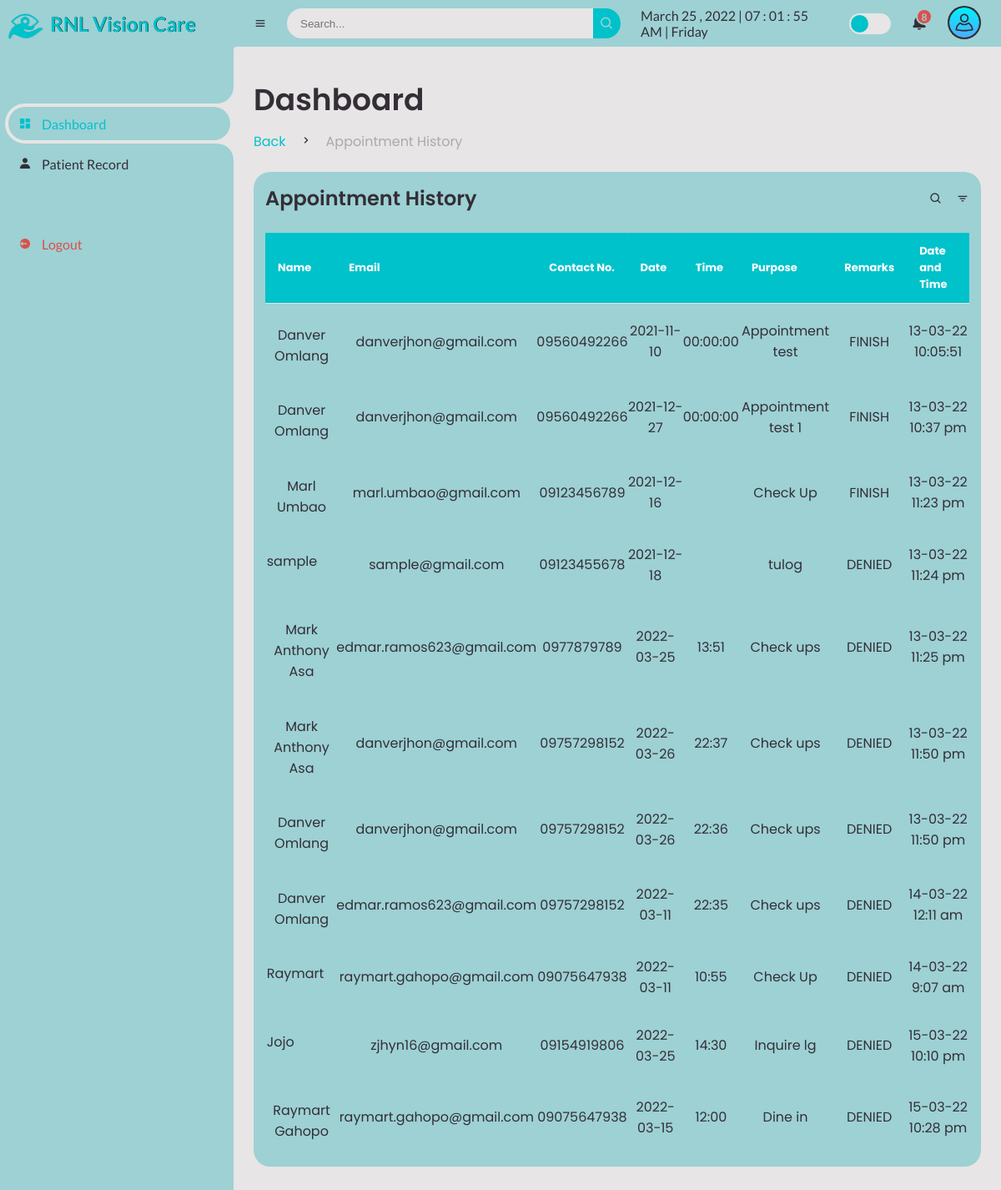
Screenshot of /doctor/d-appointment-history.php (signed in) with the database file from the repository.
### tables this page shows
CREATE TABLE `appointment_history` (
  `app_id` int(11) NOT NULL,
  `app_name` varchar(255) DEFAULT NULL,
  `app_email` varchar(150) DEFAULT NULL,
  `app_contact` varchar(150) DEFAULT NULL,
  `app_date` varchar(255) DEFAULT NULL,
  `app_time` varchar(255) DEFAULT NULL,
  `app_purpose` varchar(255) DEFAULT NULL,
  `app_remarks` varchar(255) DEFAULT NULL,
  `app_DateTime` varchar(255) DEFAULT NULL,
  PRIMARY KEY (`app_id`)
);

### doctor/d-appointment-history.php (the view, shortened to what this page needs)
<?php
include("../conn.php");
?>
<!DOCTYPE html>
<html lang="en">
<head>
	<link href='https://unpkg.com/boxicons@2.0.9/css/boxicons.min.css' rel='stylesheet'>
	<link rel="stylesheet" href="css\sys_style.css">
</head>
<body>
	<section id="sidebar">
		<a href="#" class="brand">
			<img src="images\logo.png" alt="" width="60px;">
			<span class="text"  style="text-shadow:0.5px 0px #000;">RNL Vision Care</span>
		</a>
		<ul class="side-menu top">
			<li class="active">
				<a href="dashboard.php">
					<i class='bx bxs-dashboard' ></i>
					<span class="text">Dashboard</span>
				</a>
			</li>
			<li>
				<a href="patient-record.php">
					<i class='bx bxs-user' ></i>
					<span class="text">Patient Record</span>
				</a>
			</li>
		</ul>
		<ul class="side-menu">
			<li>
				<a href="logout.php" class="logout">
					<i class='bx bxs-log-out-circle' ></i>
					<span class="text">Logout</span>
				</a>
			</li>
		</ul>
	</section>
	<section id="content">
		<nav>
			<i class='bx bx-menu' ></i>
			<form action="#">
				<div class="form-input">
					<input type="search" placeholder="Search...">
					<button type="submit" class="search-btn"><i class='bx bx-search' ></i></button>
				</div>
			</form>
			<div id="digital-clock"></div>
			<label for="switch-mode" class="switch-mode"></label>
			<div class="dropdown2">
			<a href="#" class="notification">
				<span class="num">8</span>
			</a>
			</div>
			<div class="dropdown1">
			<img src="img\user.png" alt="" width="40px" class="userlogo">
			</div>
		</nav>
		<main>
			<div class="head-title">
				<div class="left">
					<h1>Dashboard</h1>
					<ul class="breadcrumb">
						<li>
							<a class="active" href="dashboard.php">Back</a>
						</li>
						<li><i class='bx bx-chevron-right' ></i></li>
						<li>
							<a  href="d-appointment-history.php">Appointment History</a>
						</li>
					</ul>
				</div>
			</div>
			<div class="table-data">
				<div class="order">
					<div class="head">
						<h3>Appointment History</h3>
						<i class='bx bx-search' ></i>
						<i class='bx bx-filter' ></i>
					</div>
					<table class="table">
     <thead>
     	<tr>
     	 <th>Name</th>
     	 <th>Email</th>
     	 <th>Contact No.</th>
     	 <th>Date</th>
		 <th>Time</th>
		 <th>Purpose</th>
		 <th>Remarks</th>
		 <th>Date and Time</th>
     	</tr>
     </thead>
     <tbody>
     	  <tr>
     	  		<?php
     	  		$query4 = mysqli_query($conn, "Select * from appointment_history");
     	  		while($row = $query4 -> fetch_assoc()){
?>
     	  	  <td data-label="Name" class="namee"><?php echo $row['app_name'];?></td>
     	  	  <td data-label="Email"><?php echo $row['app_email'];?></td>
     	  	  <td data-label="Contact"><?php echo $row['app_contact'];?></td>
     	  	  <td data-label="Date"><?php echo $row['app_date'];?></td>
			  <td data-label="Time"><?php echo $row['app_time'];?></td>
			  <td data-label="Purpose"><?php echo $row['app_purpose'];?></td>
			  <td data-label="Remarks"><?php echo $row['app_remarks'];?></td>
			  <td data-label="DateTime"><?php echo $row['app_DateTime'];?></td>
     	  </tr>
     	  <?php  } ?>
     </tbody>
   </table>
				</div>
			</div>
		</main>
	</section>
</body>
</html>

### doctor/d-appointment-history.php (style rules this page uses)
.namee { text-align: left; margin-top: 10%; margin-left: -5%; }

### rows the page displays
appointment_history: app_name "Danver Omlang", app_email "danverjhon@gmail.com", app_contact "09560492266", app_date "2021-11-10", app_time "00:00:00", app_purpose "Appointment test", app_remarks "FINISH", app_DateTime "13-03-22 10:05:51"
appointment_history: app_name "Danver Omlang", app_email "danverjhon@gmail.com", app_contact "09560492266", app_date "2021-12-27", app_time "00:00:00", app_purpose "Appointment test 1", app_remarks "FINISH", app_DateTime "13-03-22 10:37 pm"
appointment_history: app_name "Marl Umbao", app_email "marl.umbao@gmail.com", app_contact "09123456789", app_date "2021-12-16", app_purpose "Check Up", app_remarks "FINISH", app_DateTime "13-03-22 11:23 pm"
appointment_history: app_name "sample", app_email "sample@gmail.com", app_contact "09123455678", app_date "2021-12-18", app_purpose "tulog", app_remarks "DENIED", app_DateTime "13-03-22 11:24 pm"
appointment_history: app_name "Mark Anthony Asa", app_email "edmar.ramos623@gmail.com", app_contact "0977879789", app_date "2022-03-25", app_time "13:51", app_purpose "Check ups", app_remarks "DENIED", app_DateTime "13-03-22 11:25 pm"
appointment_history: app_name "Mark Anthony Asa", app_email "danverjhon@gmail.com", app_contact "09757298152", app_date "2022-03-26", app_time "22:37", app_purpose "Check ups", app_remarks "DENIED", app_DateTime "13-03-22 11:50 pm"
appointment_history: app_name "Danver Omlang", app_email "danverjhon@gmail.com", app_contact "09757298152", app_date "2022-03-26", app_time "22:36", app_purpose "Check ups", app_remarks "DENIED", app_DateTime "13-03-22 11:50 pm"
appointment_history: app_name "Danver Omlang", app_email "edmar.ramos623@gmail.com", app_contact "09757298152", app_date "2022-03-11", app_time "22:35", app_purpose "Check ups", app_remarks "DENIED", app_DateTime "14-03-22 12:11 am"
appointment_history: app_name "Raymart", app_email "raymart.gahopo@gmail.com", app_contact "09075647938", app_date "2022-03-11", app_time "10:55", app_purpose "Check Up", app_remarks "DENIED", app_DateTime "14-03-22 9:07 am"
appointment_history: app_name "Jojo", app_email "zjhyn16@gmail.com", app_contact "09154919806", app_date "2022-03-25", app_time "14:30", app_purpose "Inquire lg", app_remarks "DENIED", app_DateTime "15-03-22 10:10 pm"
appointment_history: app_name "Raymart Gahopo", app_email "raymart.gahopo@gmail.com", app_contact "09075647938", app_date "2022-03-15", app_time "12:00", app_purpose "Dine in", app_remarks "DENIED", app_DateTime "15-03-22 10:28 pm"
